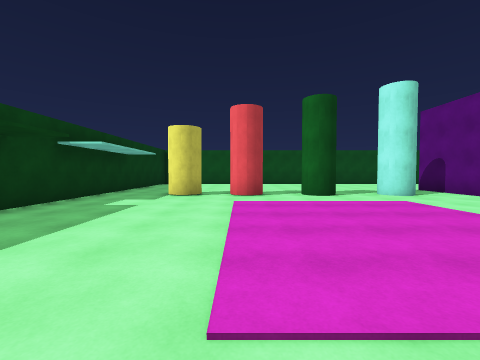
[1] (above)

13 first-person views from a walk through a Unity game level. The camera is 1.4 m above the floor, tilts 2° down and sees 90° across. The floor is counted in squares, 2 m on a side. Each view is taken from the middle of a square. On the plan, view 1 faces up. The plan holds only what a view shows up to about 9 squares ahead; the rest is blank. The player character is not drawn.

[2]
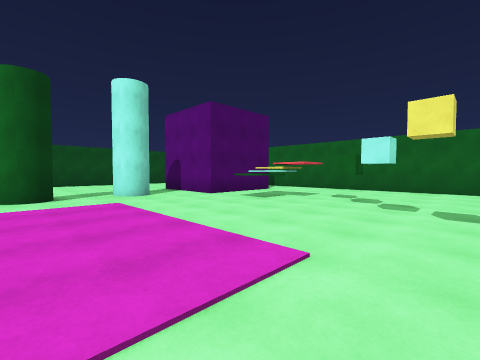

[3]
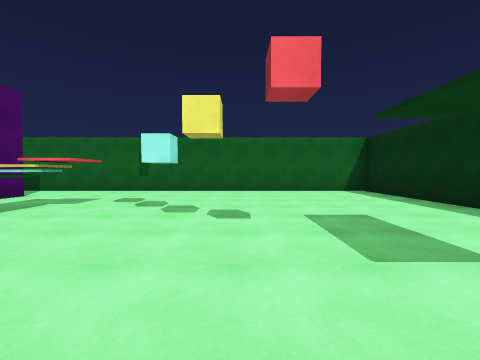

[4]
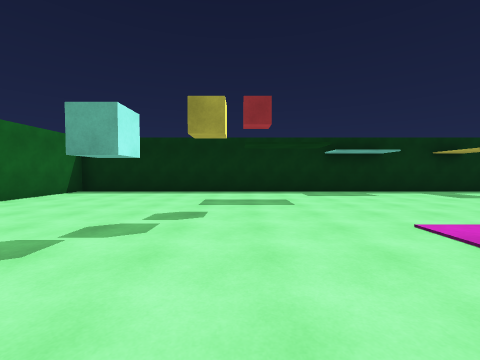

[5]
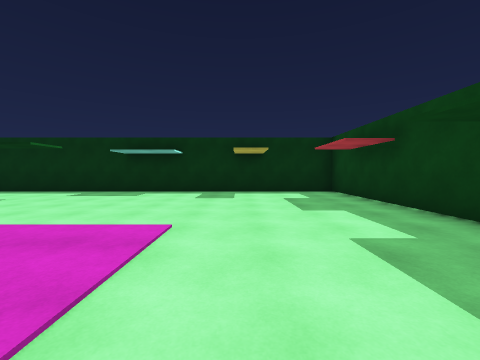

[6]
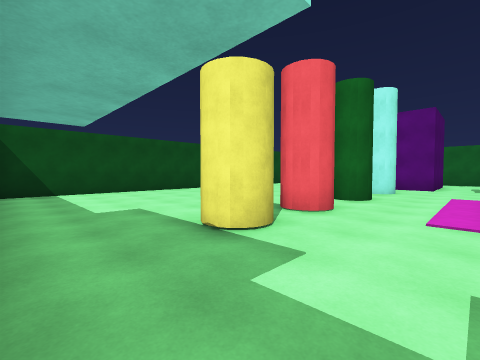

[7]
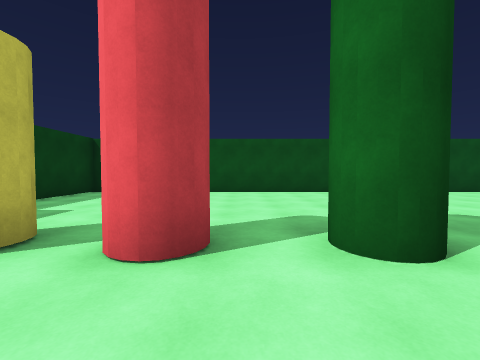

[8]
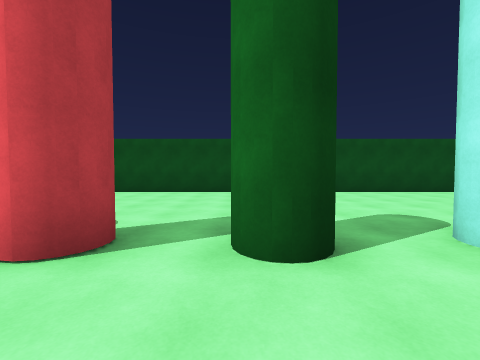

[9]
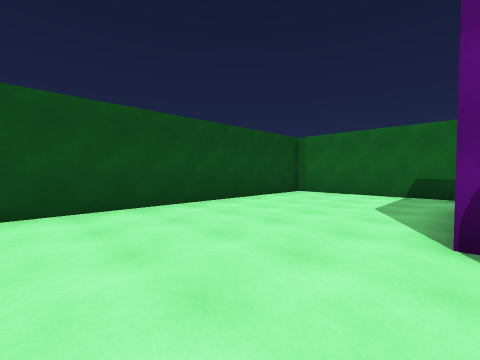

[10]
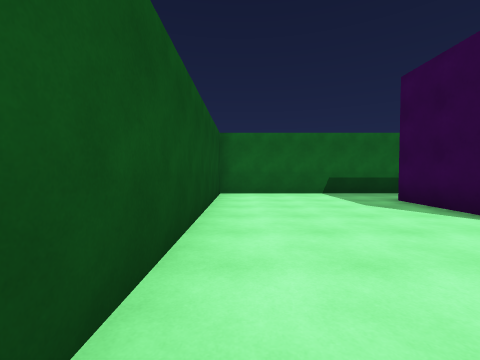

[11]
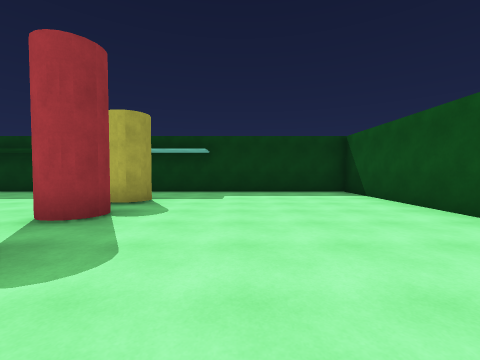

[12]
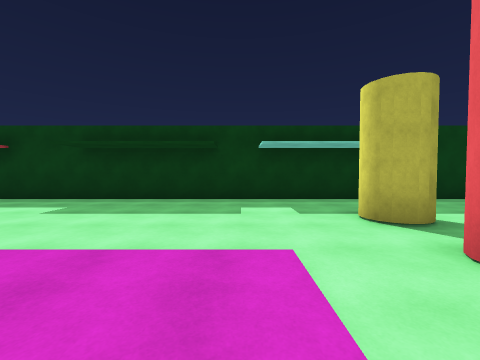

[13]
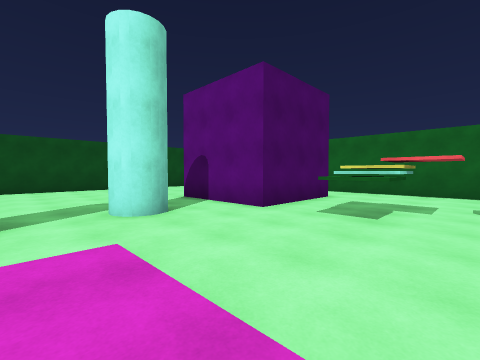

### Floor plan
Points are (right, up) in squares from view 1. A wall is a line through its corners. A room is listed if a view was taken in it or the views show most of it. See-through windows are left out.
Room 1 (views 1, 2, 3, 4, 5, 6, 7, 8, 9, 10, 11, 12, 13)
walls: (7.2, 3.8) (7.2, 4.9); (7.5, 3.8) (7.5, 4.9); (8.5, 3.8) (6.6, 3.8) (6.6, 4.9); (7.8, 9.1) (9.9, 9.1); (9.9, 6.1) (6.8, 6.1) (6.8, 9.2); (-4.3, -4.5) (11.6, -4.5) (11.6, 13.6) (-4.3, 13.6) (-4.3, -4.5)
ways out: gap at (8, 5)
objects: yellow cylinder (-2, 7) to (-1, 8); cube (8, 2)

Where each view was taken, in squares from view 1:
view 1: 0 up, 0 right, facing up
view 2: 0 up, 2 right, facing up-right
view 3: 0 up, 3 right, facing right
view 4: 4 up, 6 right, facing down
view 5: 4 up, 1 left, facing down
view 6: 5 up, 4 left, facing up-right
view 7: 5 up, 1 right, facing up
view 8: 5 up, 2 right, facing up
view 9: 9 up, 4 right, facing up-right
view 10: 13 up, 4 right, facing right
view 11: 10 up, 4 right, facing left
view 12: 5 up, 2 right, facing left
view 13: 3 up, 3 right, facing up-right
